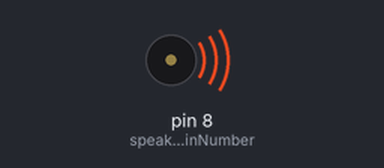
Recording of a sketch running on a simulated Arduino Uno, built with avr-gcc and run on an emulated ATmega328P. On the bench: buzzer (waves = sounding).

Above: at 3.9 s.
At 4.5 s:
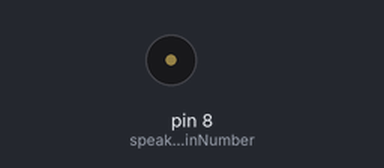
Timing chart, 0 to 5.7 s (numbered marks = the images above):
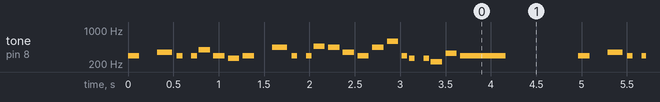

Measured:
- by itself, tone on pin 8 (speakerPinNumber): plays 294 Hz for 0.13 s, 349 Hz for 0.17 s, 294 Hz for 0.06 s, 294 Hz for 0.06 s, 392 Hz for 0.13 s, 294 Hz for 0.13 s … (603 notes in this stretch)

The sketch:

CSCI4287_Lab7.ino
```cpp
#include "pitches.h"
int speakerPinNumber = 8;

int melody[] = {
NOTE_D4, 0, NOTE_F4, NOTE_D4, 0, NOTE_D4,
NOTE_G4, NOTE_D4, NOTE_C4, NOTE_D4, 0, NOTE_A4,
NOTE_D4, 0, NOTE_D4, NOTE_AS4, NOTE_A4, NOTE_F4,
NOTE_D4, NOTE_A4, NOTE_D5, NOTE_D4, NOTE_C4, 0,
NOTE_C4, NOTE_A3, NOTE_E4, NOTE_D4, 0
};
// note type: 4 = quarter note, 8 = eighth note, etc.:
int noteType[] = {
8, 8, 6, 16, 16, 16,
8, 8, 8, 8, 8, 6,
16, 16, 16, 8, 8, 8,
8, 8, 8, 16, 16, 16,
16, 8, 8, 2, 2
};
int pitch;
int toneNoteType;
int toneDuration;
int pauseTime;

void setup() {
  // put your setup code here, to run once:
  pinMode(speakerPinNumber, OUTPUT);
  //Serial.begin(9600);

}

void loop() {
  // put your main code here, to run repeatedly:
  //size of array = 29
  for (int i = 0; i <= 29; i++){
    pitch = melody[i];
    toneNoteType = noteType[i];
    toneDuration = 1000/toneNoteType;
    tone(speakerPinNumber, pitch, toneDuration);
    pauseTime = toneDuration * 1.3;
    delay(pauseTime);
  }
  //Serial.println("finished");

}
```

pitches.h
```cpp
/*************************************************
 * This file contains all the pitch values for typical notes. For example, NOTE_C4 is middle C.
 * NOTE_FS4 is F sharp, and so forth. This note table was originally written by Brett Hagman,
 * on whose work the tone() command was based.
 *
 *************************************************/

#define NOTE_B0  31
#define NOTE_C1  33
#define NOTE_CS1 35
#define NOTE_D1  37
#define NOTE_DS1 39
#define NOTE_E1  41
#define NOTE_F1  44
#define NOTE_FS1 46
#define NOTE_G1  49
#define NOTE_GS1 52
#define NOTE_A1  55
#define NOTE_AS1 58
#define NOTE_B1  62
#define NOTE_C2  65
#define NOTE_CS2 69
#define NOTE_D2  73
#define NOTE_DS2 78
#define NOTE_E2  82
#define NOTE_F2  87
#define NOTE_FS2 93
#define NOTE_G2  98
#define NOTE_GS2 104
#define NOTE_A2  110
#define NOTE_AS2 117
#define NOTE_B2  123
#define NOTE_C3  131
#define NOTE_CS3 139
#define NOTE_D3  147
#define NOTE_DS3 156
#define NOTE_E3  165
#define NOTE_F3  175
#define NOTE_FS3 185
#define NOTE_G3  196
#define NOTE_GS3 208
#define NOTE_A3  220
#define NOTE_AS3 233
#define NOTE_B3  247
#define NOTE_C4  262
#define NOTE_CS4 277
#define NOTE_D4  294
#define NOTE_DS4 311
#define NOTE_E4  330
#define NOTE_F4  349
#define NOTE_FS4 370
#define NOTE_G4  392
#define NOTE_GS4 415
#define NOTE_A4  440
#define NOTE_AS4 466
#define NOTE_B4  494
#define NOTE_C5  523
#define NOTE_CS5 554
#define NOTE_D5  587
#define NOTE_DS5 622
#define NOTE_E5  659
#define NOTE_F5  698
#define NOTE_FS5 740
#define NOTE_G5  784
#define NOTE_GS5 831
#define NOTE_A5  880
#define NOTE_AS5 932
#define NOTE_B5  988
#define NOTE_C6  1047
#define NOTE_CS6 1109
#define NOTE_D6  1175
#define NOTE_DS6 1245
#define NOTE_E6  1319
#define NOTE_F6  1397
#define NOTE_FS6 1480
#define NOTE_G6  1568
#define NOTE_GS6 1661
#define NOTE_A6  1760
#define NOTE_AS6 1865
#define NOTE_B6  1976
#define NOTE_C7  2093
#define NOTE_CS7 2217
#define NOTE_D7  2349
#define NOTE_DS7 2489
#define NOTE_E7  2637
#define NOTE_F7  2794
#define NOTE_FS7 2960
#define NOTE_G7  3136
#define NOTE_GS7 3322
#define NOTE_A7  3520
#define NOTE_AS7 3729
#define NOTE_B7  3951
#define NOTE_C8  4186
#define NOTE_CS8 4435
#define NOTE_D8  4699
#define NOTE_DS8 4978
```
